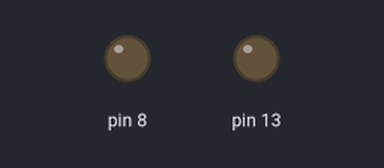
Simulated run of this sketch. Board: Arduino Uno, built with avr-gcc and run on an emulated ATmega328P. Shown: output pins drawn as LEDs (lit = HIGH).

Above: at 0.5 s.
At 3.8 s:
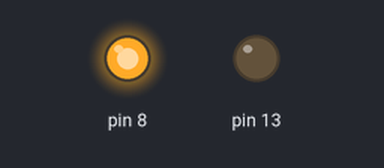
Timing chart, 0 to 7.2 s (numbered marks = the images above):
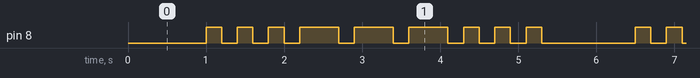

The sketch:

sketch_SOS_loop.ino
```cpp
void setup() {
  pinMode(13,OUTPUT);
  pinMode(8,OUTPUT);
}

void loop() {
  delay(1000);
  for (int i = 0; i < 3; i++) {
    digitalWrite(8,HIGH);
    delay(200);
    digitalWrite(8,LOW);
    delay(200);
  }

  for (int i = 0; i < 3; i++) {
    digitalWrite(8,HIGH);
    delay(500);
    digitalWrite(8,LOW);
    delay(200);
  }

  for (int i = 0; i < 3; i++) {
    digitalWrite(8,HIGH);
    delay(200);
    digitalWrite(8,LOW);
    delay(200);
  }

}
```

Measured:
- by itself, pin 8: repeats every 5.5 s: 2 × (LOW 0.20 s, HIGH 0.20 s), 3 × (LOW 0.20 s, HIGH 0.50 s), 3 × (LOW 0.20 s, HIGH 0.20 s), LOW 1.2 s, HIGH 0.20 s
- by itself, everything shown: repeats every 5.5 s, in 18 steps
